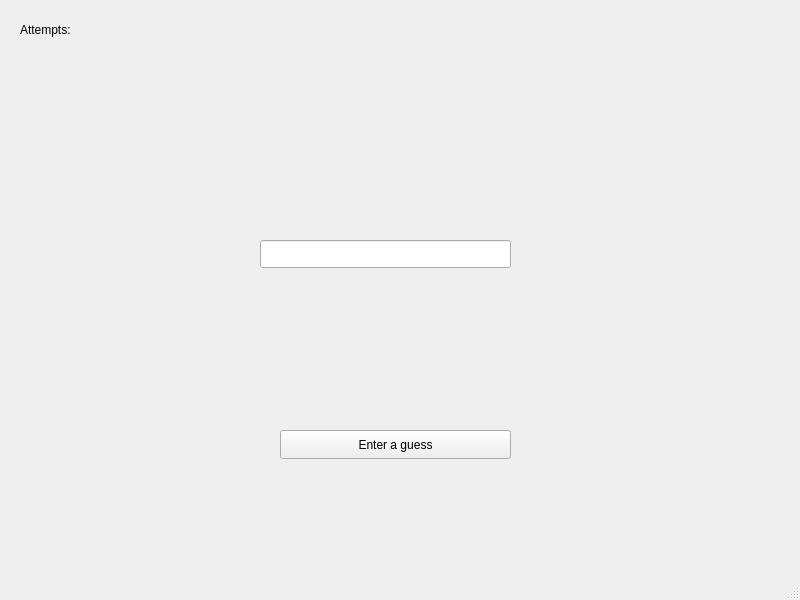
<?xml version="1.0" encoding="UTF-8"?>
<ui version="4.0">
 <class>Game</class>
 <widget class="QMainWindow" name="Game">
  <property name="geometry">
   <rect>
    <x>0</x>
    <y>0</y>
    <width>800</width>
    <height>600</height>
   </rect>
  </property>
  <property name="windowTitle">
   <string>Hangman</string>
  </property>
  <property name="windowIcon">
   <iconset resource="resources.qrc">
    <normaloff>:/img/game_icon.jpg</normaloff>:/img/game_icon.jpg</iconset>
  </property>
  <widget class="QWidget" name="centralwidget">
   <widget class="QPushButton" name="enterButton">
    <property name="geometry">
     <rect>
      <x>280</x>
      <y>430</y>
      <width>231</width>
      <height>29</height>
     </rect>
    </property>
    <property name="text">
     <string>Enter a guess</string>
    </property>
   </widget>
   <widget class="QLineEdit" name="userGuess">
    <property name="geometry">
     <rect>
      <x>260</x>
      <y>240</y>
      <width>251</width>
      <height>28</height>
     </rect>
    </property>
   </widget>
   <widget class="QLabel" name="game_output">
    <property name="geometry">
     <rect>
      <x>260</x>
      <y>100</y>
      <width>201</width>
      <height>20</height>
     </rect>
    </property>
    <property name="text">
     <string/>
    </property>
   </widget>
   <widget class="QLabel" name="label_2">
    <property name="geometry">
     <rect>
      <x>20</x>
      <y>20</y>
      <width>71</width>
      <height>20</height>
     </rect>
    </property>
    <property name="text">
     <string>Attempts:</string>
    </property>
   </widget>
   <widget class="QLabel" name="label_3">
    <property name="geometry">
     <rect>
      <x>90</x>
      <y>20</y>
      <width>63</width>
      <height>20</height>
     </rect>
    </property>
    <property name="text">
     <string/>
    </property>
   </widget>
   <widget class="QLabel" name="current_attempts_count">
    <property name="geometry">
     <rect>
      <x>90</x>
      <y>20</y>
      <width>63</width>
      <height>20</height>
     </rect>
    </property>
    <property name="text">
     <string/>
    </property>
   </widget>
  </widget>
  <widget class="QMenuBar" name="menubar">
   <property name="geometry">
    <rect>
     <x>0</x>
     <y>0</y>
     <width>800</width>
     <height>25</height>
    </rect>
   </property>
  </widget>
  <widget class="QStatusBar" name="statusbar"/>
 </widget>
 <resources>
  <include location="resources.qrc"/>
 </resources>
 <connections/>
</ui>
